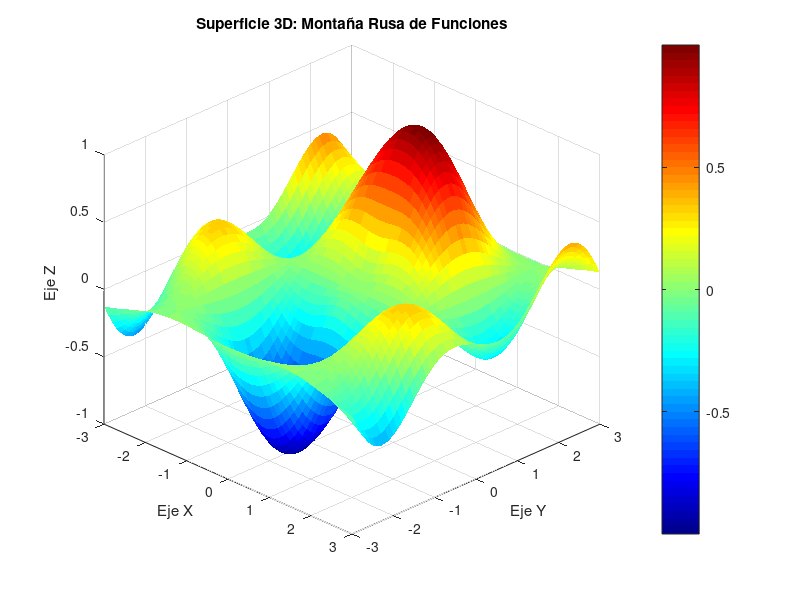

Recreate this plot in MATLAB.
% Ejemplo: Superficie 3D atractiva
[X, Y] = meshgrid(-3:0.1:3, -3:0.1:3); % Crear una cuadrícula de puntos
Z = sin(sqrt(X.^2 + Y.^2)) .* cos(X) .* sin(Y); % Calcular los valores de Z

% Graficar la superficie
figure;                      % Crear una nueva ventana de figura
surf(X, Y, Z, 'EdgeColor', 'none'); % Superficie suave sin bordes
colormap(jet);               % Colores atractivos (jet)
colorbar;                    % Mostrar barra de colores
title('Superficie 3D: Montaña Rusa de Funciones'); % Título
xlabel('Eje X');             % Etiqueta del eje X
ylabel('Eje Y');             % Etiqueta del eje Y
zlabel('Eje Z');             % Etiqueta del eje Z
view(45, 30);                % Ajustar la vista para un ángulo interesante

